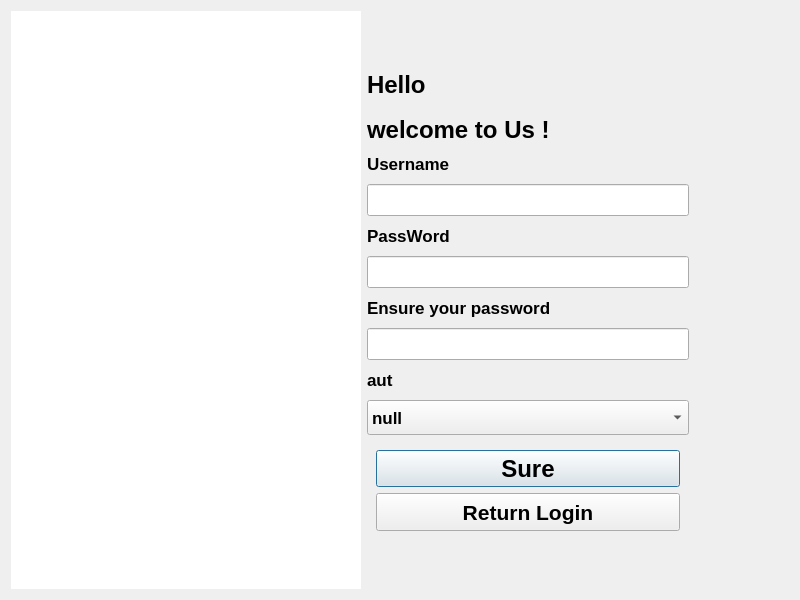
<?xml version="1.0" encoding="UTF-8"?>
<ui version="4.0">
 <class>Dlg_regiseter</class>
 <widget class="QDialog" name="Dlg_regiseter">
  <property name="geometry">
   <rect>
    <x>0</x>
    <y>0</y>
    <width>800</width>
    <height>600</height>
   </rect>
  </property>
  <property name="font">
   <font>
    <pointsize>18</pointsize>
    <bold>true</bold>
   </font>
  </property>
  <property name="windowTitle">
   <string>这是注册界面</string>
  </property>
  <layout class="QGridLayout" name="gridLayout_2">
   <item row="3" column="3">
    <widget class="QLabel" name="label">
     <property name="minimumSize">
      <size>
       <width>0</width>
       <height>28</height>
      </size>
     </property>
     <property name="maximumSize">
      <size>
       <width>16777215</width>
       <height>28</height>
      </size>
     </property>
     <property name="font">
      <font>
       <pointsize>13</pointsize>
       <bold>true</bold>
      </font>
     </property>
     <property name="text">
      <string>Username</string>
     </property>
     <property name="alignment">
      <set>Qt::AlignLeading|Qt::AlignLeft|Qt::AlignVCenter</set>
     </property>
    </widget>
   </item>
   <item row="7" column="3">
    <widget class="QLabel" name="label_3">
     <property name="minimumSize">
      <size>
       <width>0</width>
       <height>28</height>
      </size>
     </property>
     <property name="maximumSize">
      <size>
       <width>16777215</width>
       <height>28</height>
      </size>
     </property>
     <property name="font">
      <font>
       <pointsize>13</pointsize>
       <bold>true</bold>
      </font>
     </property>
     <property name="text">
      <string>Ensure your password</string>
     </property>
     <property name="alignment">
      <set>Qt::AlignLeading|Qt::AlignLeft|Qt::AlignVCenter</set>
     </property>
    </widget>
   </item>
   <item row="5" column="3">
    <widget class="QLabel" name="label_2">
     <property name="minimumSize">
      <size>
       <width>0</width>
       <height>28</height>
      </size>
     </property>
     <property name="maximumSize">
      <size>
       <width>16777215</width>
       <height>28</height>
      </size>
     </property>
     <property name="font">
      <font>
       <pointsize>13</pointsize>
       <bold>true</bold>
      </font>
     </property>
     <property name="text">
      <string>PassWord</string>
     </property>
     <property name="alignment">
      <set>Qt::AlignLeading|Qt::AlignLeft|Qt::AlignVCenter</set>
     </property>
    </widget>
   </item>
   <item row="1" column="3">
    <widget class="QLabel" name="lb_title1">
     <property name="minimumSize">
      <size>
       <width>0</width>
       <height>50</height>
      </size>
     </property>
     <property name="maximumSize">
      <size>
       <width>16777215</width>
       <height>50</height>
      </size>
     </property>
     <property name="font">
      <font>
       <pointsize>18</pointsize>
       <bold>true</bold>
      </font>
     </property>
     <property name="text">
      <string>Hello</string>
     </property>
    </widget>
   </item>
   <item row="8" column="3">
    <widget class="QLineEdit" name="le_reg_repassword">
     <property name="minimumSize">
      <size>
       <width>322</width>
       <height>32</height>
      </size>
     </property>
     <property name="maximumSize">
      <size>
       <width>274</width>
       <height>16777215</height>
      </size>
     </property>
     <property name="font">
      <font>
       <pointsize>15</pointsize>
       <bold>true</bold>
      </font>
     </property>
     <property name="echoMode">
      <enum>QLineEdit::Password</enum>
     </property>
    </widget>
   </item>
   <item row="6" column="3">
    <widget class="QLineEdit" name="le_reg_password">
     <property name="minimumSize">
      <size>
       <width>322</width>
       <height>32</height>
      </size>
     </property>
     <property name="maximumSize">
      <size>
       <width>274</width>
       <height>16777215</height>
      </size>
     </property>
     <property name="font">
      <font>
       <pointsize>15</pointsize>
       <bold>true</bold>
      </font>
     </property>
     <property name="echoMode">
      <enum>QLineEdit::Password</enum>
     </property>
    </widget>
   </item>
   <item row="0" column="0" rowspan="13">
    <widget class="QLabel" name="label_5">
     <property name="minimumSize">
      <size>
       <width>350</width>
       <height>400</height>
      </size>
     </property>
     <property name="maximumSize">
      <size>
       <width>400</width>
       <height>16777215</height>
      </size>
     </property>
     <property name="styleSheet">
      <string notr="true">background-color: rgb(255, 255, 255);</string>
     </property>
     <property name="text">
      <string/>
     </property>
    </widget>
   </item>
   <item row="2" column="3">
    <widget class="QLabel" name="lb_title2">
     <property name="maximumSize">
      <size>
       <width>16777215</width>
       <height>50</height>
      </size>
     </property>
     <property name="font">
      <font>
       <pointsize>18</pointsize>
       <bold>true</bold>
      </font>
     </property>
     <property name="text">
      <string>welcome to Us !</string>
     </property>
    </widget>
   </item>
   <item row="4" column="3">
    <widget class="QLineEdit" name="le_reg_username">
     <property name="minimumSize">
      <size>
       <width>322</width>
       <height>32</height>
      </size>
     </property>
     <property name="maximumSize">
      <size>
       <width>322</width>
       <height>16777215</height>
      </size>
     </property>
     <property name="font">
      <font>
       <pointsize>15</pointsize>
       <bold>true</bold>
      </font>
     </property>
    </widget>
   </item>
   <item row="10" column="3">
    <widget class="QComboBox" name="cb_auth">
     <property name="minimumSize">
      <size>
       <width>322</width>
       <height>35</height>
      </size>
     </property>
     <property name="maximumSize">
      <size>
       <width>322</width>
       <height>16777215</height>
      </size>
     </property>
     <property name="font">
      <font>
       <pointsize>13</pointsize>
       <bold>true</bold>
      </font>
     </property>
     <item>
      <property name="text">
       <string>null</string>
      </property>
     </item>
     <item>
      <property name="text">
       <string>管理员</string>
      </property>
     </item>
     <item>
      <property name="text">
       <string>学生</string>
      </property>
     </item>
    </widget>
   </item>
   <item row="9" column="3">
    <widget class="QLabel" name="label_4">
     <property name="minimumSize">
      <size>
       <width>0</width>
       <height>28</height>
      </size>
     </property>
     <property name="maximumSize">
      <size>
       <width>16777215</width>
       <height>28</height>
      </size>
     </property>
     <property name="font">
      <font>
       <pointsize>13</pointsize>
       <bold>true</bold>
      </font>
     </property>
     <property name="text">
      <string>aut</string>
     </property>
     <property name="alignment">
      <set>Qt::AlignLeading|Qt::AlignLeft|Qt::AlignVCenter</set>
     </property>
    </widget>
   </item>
   <item row="4" column="4">
    <spacer name="horizontalSpacer">
     <property name="orientation">
      <enum>Qt::Horizontal</enum>
     </property>
     <property name="sizeHint" stdset="0">
      <size>
       <width>35</width>
       <height>20</height>
      </size>
     </property>
    </spacer>
   </item>
   <item row="12" column="3">
    <spacer name="verticalSpacer">
     <property name="orientation">
      <enum>Qt::Vertical</enum>
     </property>
     <property name="sizeHint" stdset="0">
      <size>
       <width>20</width>
       <height>25</height>
      </size>
     </property>
    </spacer>
   </item>
   <item row="0" column="3">
    <spacer name="verticalSpacer_2">
     <property name="orientation">
      <enum>Qt::Vertical</enum>
     </property>
     <property name="sizeHint" stdset="0">
      <size>
       <width>20</width>
       <height>30</height>
      </size>
     </property>
    </spacer>
   </item>
   <item row="11" column="3">
    <widget class="QWidget" name="widget" native="true">
     <property name="minimumSize">
      <size>
       <width>0</width>
       <height>100</height>
      </size>
     </property>
     <property name="maximumSize">
      <size>
       <width>16777215</width>
       <height>100</height>
      </size>
     </property>
     <layout class="QGridLayout" name="gridLayout">
      <item row="0" column="0">
       <widget class="QPushButton" name="btn_register_sure">
        <property name="minimumSize">
         <size>
          <width>0</width>
          <height>37</height>
         </size>
        </property>
        <property name="text">
         <string>Sure</string>
        </property>
       </widget>
      </item>
      <item row="1" column="0">
       <widget class="QPushButton" name="btn_reg_cancel">
        <property name="minimumSize">
         <size>
          <width>0</width>
          <height>38</height>
         </size>
        </property>
        <property name="font">
         <font>
          <pointsize>16</pointsize>
          <bold>true</bold>
         </font>
        </property>
        <property name="text">
         <string>Return Login</string>
        </property>
       </widget>
      </item>
     </layout>
    </widget>
   </item>
  </layout>
 </widget>
 <resources/>
 <connections/>
</ui>
